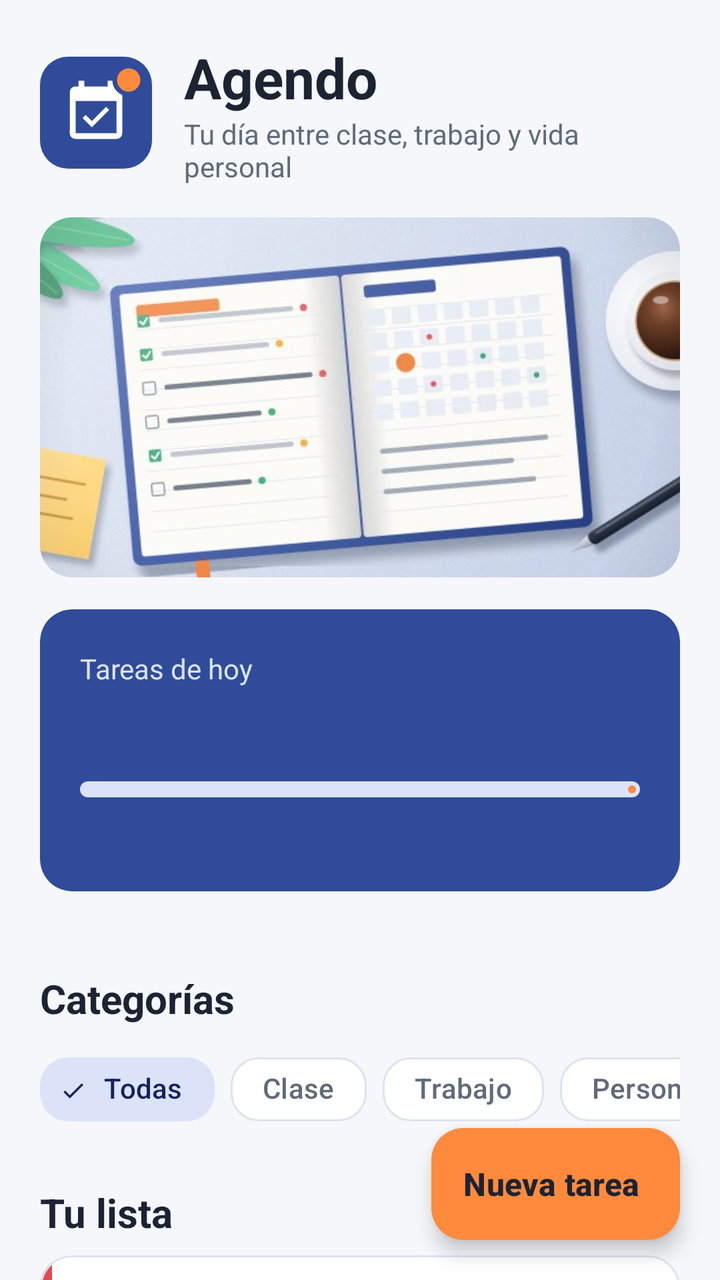
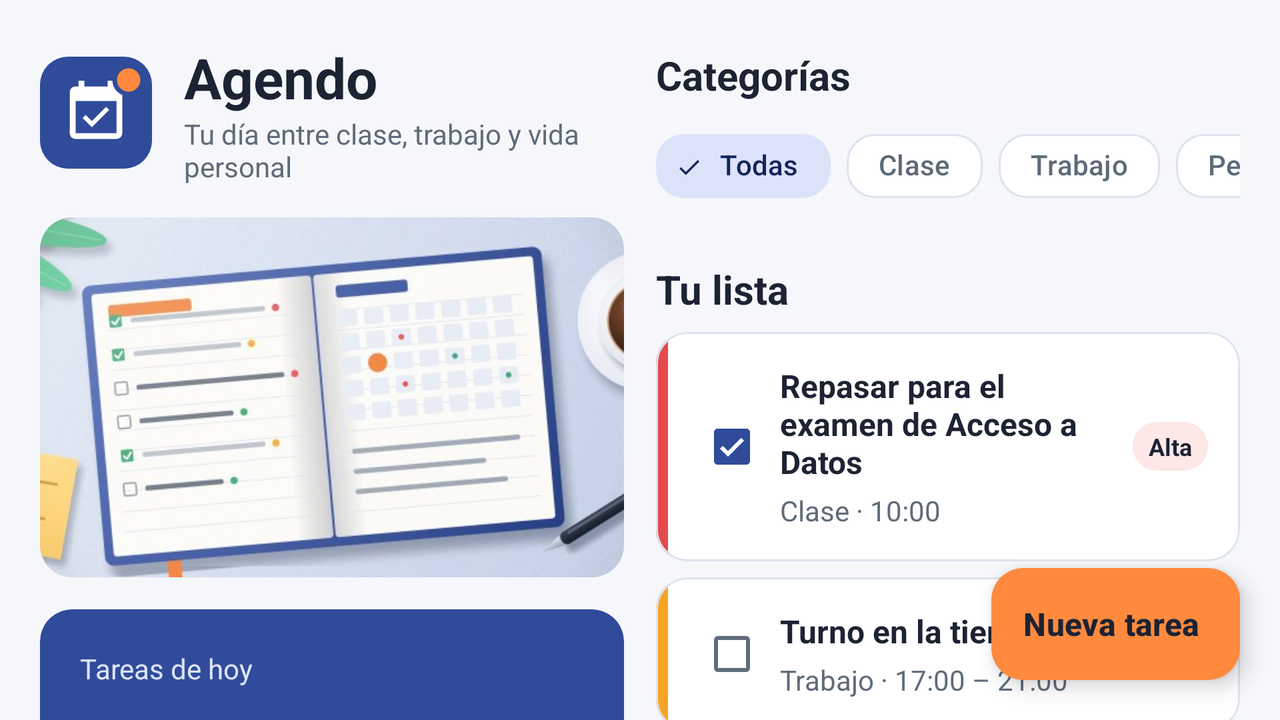

First picture: res/layout/ on a phone held upright. Second picture: the repository's own variant of that layout, on a device whose configuration matches the variant's folder. Source for both follows.
<!-- AndroidManifest.xml: application theme Theme.Agendo -->
<!-- res/layout/activity_main.xml -->
<?xml version="1.0" encoding="utf-8"?>
<androidx.coordinatorlayout.widget.CoordinatorLayout xmlns:android="http://schemas.android.com/apk/res/android"
    xmlns:app="http://schemas.android.com/apk/res-auto"
    xmlns:tools="http://schemas.android.com/tools"
    android:id="@+id/main"
    android:layout_width="match_parent"
    android:layout_height="match_parent"
    tools:context=".MainActivity">

    <androidx.core.widget.NestedScrollView
        android:layout_width="match_parent"
        android:layout_height="match_parent"
        android:clipToPadding="false"
        android:paddingBottom="@dimen/espacio_boton_flotante">

        <LinearLayout
            android:layout_width="match_parent"
            android:layout_height="wrap_content"
            android:orientation="vertical"
            android:padding="@dimen/margen_pantalla">

            <include layout="@layout/seccion_cabecera" />

            <include layout="@layout/seccion_tareas" />
        </LinearLayout>
    </androidx.core.widget.NestedScrollView>

    
    <com.google.android.material.floatingactionbutton.ExtendedFloatingActionButton
        android:id="@+id/botonNuevaTarea"
        style="@style/Agendo.BotonFlotante"
        android:layout_width="wrap_content"
        android:layout_height="wrap_content"
        android:layout_gravity="bottom|end"
        android:layout_margin="@dimen/margen_pantalla"
        android:text="@string/accion_nueva_tarea"
        app:icon="@drawable/ic_add" />

</androidx.coordinatorlayout.widget.CoordinatorLayout>
<!-- res/layout/seccion_cabecera.xml (included above) -->
<?xml version="1.0" encoding="utf-8"?>
<LinearLayout xmlns:android="http://schemas.android.com/apk/res/android"
    xmlns:app="http://schemas.android.com/apk/res-auto"
    xmlns:tools="http://schemas.android.com/tools"
    android:layout_width="match_parent"
    android:layout_height="wrap_content"
    android:orientation="vertical"
    tools:ignore="InefficientWeight">

    
    <LinearLayout
        android:layout_width="match_parent"
        android:layout_height="wrap_content"
        android:gravity="center_vertical"
        android:orientation="horizontal">

        <ImageView
            android:layout_width="@dimen/tamano_logo"
            android:layout_height="@dimen/tamano_logo"
            android:contentDescription="@string/descripcion_logo"
            android:src="@drawable/ic_logo_agendo" />

        <LinearLayout
            android:layout_width="@dimen/ancho_segun_peso"
            android:layout_height="wrap_content"
            android:layout_marginStart="@dimen/espacio_grande"
            android:layout_weight="1"
            android:orientation="vertical">

            <TextView
                style="@style/Agendo.Texto.TituloPantalla"
                android:layout_width="wrap_content"
                android:layout_height="wrap_content"
                android:text="@string/app_name" />

            <TextView
                style="@style/Agendo.Texto.Secundario"
                android:layout_width="wrap_content"
                android:layout_height="wrap_content"
                android:text="@string/eslogan" />
        </LinearLayout>
    </LinearLayout>

    
    <com.google.android.material.imageview.ShapeableImageView
        android:layout_width="match_parent"
        android:layout_height="@dimen/alto_cabecera"
        android:layout_marginTop="@dimen/espacio_grande"
        android:contentDescription="@string/descripcion_cabecera"
        android:scaleType="centerCrop"
        android:src="@drawable/cabecera_escritorio"
        app:shapeAppearanceOverlay="@style/Agendo.Forma.Redondeada" />

    
    <com.google.android.material.card.MaterialCardView
        style="@style/Agendo.Tarjeta.Resumen"
        android:layout_width="match_parent"
        android:layout_height="wrap_content"
        android:layout_marginTop="@dimen/espacio_grande">

        <LinearLayout
            android:layout_width="match_parent"
            android:layout_height="wrap_content"
            android:orientation="vertical"
            android:padding="@dimen/margen_pantalla">

            <TextView
                style="@style/Agendo.Texto.SobrePrimario.Detalle"
                android:layout_width="wrap_content"
                android:layout_height="wrap_content"
                android:text="@string/titulo_hoy" />

            <TextView
                android:id="@+id/textoPendientes"
                style="@style/Agendo.Texto.SobrePrimario"
                android:layout_width="wrap_content"
                android:layout_height="wrap_content"
                android:layout_marginTop="@dimen/espacio_pequeno" />

            <com.google.android.material.progressindicator.LinearProgressIndicator
                android:id="@+id/barraProgreso"
                style="@style/Agendo.BarraProgreso"
                android:layout_width="match_parent"
                android:layout_height="wrap_content"
                android:layout_marginTop="@dimen/espacio_grande" />

            <TextView
                android:id="@+id/textoProgreso"
                style="@style/Agendo.Texto.SobrePrimario.Detalle"
                android:layout_width="wrap_content"
                android:layout_height="wrap_content"
                android:layout_marginTop="@dimen/espacio_medio" />
        </LinearLayout>
    </com.google.android.material.card.MaterialCardView>
</LinearLayout>
<!-- res/layout/seccion_tareas.xml (included above) -->
<?xml version="1.0" encoding="utf-8"?>
<LinearLayout xmlns:android="http://schemas.android.com/apk/res/android"
    xmlns:app="http://schemas.android.com/apk/res-auto"
    xmlns:tools="http://schemas.android.com/tools"
    android:layout_width="match_parent"
    android:layout_height="wrap_content"
    android:orientation="vertical"
    tools:ignore="InefficientWeight">

    
    <TextView
        style="@style/Agendo.Texto.Seccion"
        android:layout_width="wrap_content"
        android:layout_height="wrap_content"
        android:text="@string/seccion_categorias" />

    <HorizontalScrollView
        android:layout_width="match_parent"
        android:layout_height="wrap_content"
        android:scrollbars="none">

        <com.google.android.material.chip.ChipGroup
            android:id="@+id/grupoCategorias"
            android:layout_width="wrap_content"
            android:layout_height="wrap_content"
            app:checkedChip="@id/chipTodas"
            app:selectionRequired="true"
            app:singleLine="true"
            app:singleSelection="true">

            <com.google.android.material.chip.Chip
                android:id="@+id/chipTodas"
                style="@style/Agendo.Chip"
                android:layout_width="wrap_content"
                android:layout_height="wrap_content"
                android:text="@string/categoria_todas" />

            <com.google.android.material.chip.Chip
                android:id="@+id/chipClase"
                style="@style/Agendo.Chip"
                android:layout_width="wrap_content"
                android:layout_height="wrap_content"
                android:text="@string/categoria_clase" />

            <com.google.android.material.chip.Chip
                android:id="@+id/chipTrabajo"
                style="@style/Agendo.Chip"
                android:layout_width="wrap_content"
                android:layout_height="wrap_content"
                android:text="@string/categoria_trabajo" />

            <com.google.android.material.chip.Chip
                android:id="@+id/chipPersonal"
                style="@style/Agendo.Chip"
                android:layout_width="wrap_content"
                android:layout_height="wrap_content"
                android:text="@string/categoria_personal" />
        </com.google.android.material.chip.ChipGroup>
    </HorizontalScrollView>

    
    <TextView
        style="@style/Agendo.Texto.Seccion"
        android:layout_width="wrap_content"
        android:layout_height="wrap_content"
        android:text="@string/seccion_tareas" />

    
    <com.google.android.material.card.MaterialCardView
        android:id="@+id/tarjetaTarea1"
        style="@style/Agendo.Tarjeta"
        android:layout_width="match_parent"
        android:layout_height="wrap_content">

        <LinearLayout
            android:layout_width="match_parent"
            android:layout_height="wrap_content"
            android:gravity="center_vertical"
            android:orientation="horizontal">

            <View style="@style/Agendo.MarcaPrioridad.Alta" />

            <CheckBox
                android:id="@+id/casillaTarea1"
                android:layout_width="wrap_content"
                android:layout_height="wrap_content"
                android:layout_marginStart="@dimen/espacio_medio"
                android:checked="true"
                android:contentDescription="@string/tarea_1_titulo" />

            <LinearLayout
                android:layout_width="@dimen/ancho_segun_peso"
                android:layout_height="wrap_content"
                android:layout_weight="1"
                android:orientation="vertical"
                android:paddingTop="@dimen/espacio_grande"
                android:paddingBottom="@dimen/espacio_grande">

                <TextView
                    android:id="@+id/tituloTarea1"
                    style="@style/Agendo.Texto.TituloTarea"
                    android:layout_width="wrap_content"
                    android:layout_height="wrap_content"
                    android:text="@string/tarea_1_titulo" />

                <TextView
                    style="@style/Agendo.Texto.Secundario"
                    android:layout_width="wrap_content"
                    android:layout_height="wrap_content"
                    android:layout_marginTop="@dimen/espacio_pequeno"
                    android:text="@string/tarea_1_detalle" />
            </LinearLayout>

            <TextView
                style="@style/Agendo.Texto.Etiqueta.Alta"
                android:layout_width="wrap_content"
                android:layout_height="wrap_content"
                android:layout_marginStart="@dimen/espacio_medio"
                android:layout_marginEnd="@dimen/espacio_grande"
                android:text="@string/prioridad_alta" />
        </LinearLayout>
    </com.google.android.material.card.MaterialCardView>

    
    <com.google.android.material.card.MaterialCardView
        android:id="@+id/tarjetaTarea2"
        style="@style/Agendo.Tarjeta"
        android:layout_width="match_parent"
        android:layout_height="wrap_content">

        <LinearLayout
            android:layout_width="match_parent"
            android:layout_height="wrap_content"
            android:gravity="center_vertical"
            android:orientation="horizontal">

            <View style="@style/Agendo.MarcaPrioridad.Media" />

            <CheckBox
                android:id="@+id/casillaTarea2"
                android:layout_width="wrap_content"
                android:layout_height="wrap_content"
                android:layout_marginStart="@dimen/espacio_medio"
                android:contentDescription="@string/tarea_2_titulo" />

            <LinearLayout
                android:layout_width="@dimen/ancho_segun_peso"
                android:layout_height="wrap_content"
                android:layout_weight="1"
                android:orientation="vertical"
                android:paddingTop="@dimen/espacio_grande"
                android:paddingBottom="@dimen/espacio_grande">

                <TextView
                    android:id="@+id/tituloTarea2"
                    style="@style/Agendo.Texto.TituloTarea"
                    android:layout_width="wrap_content"
                    android:layout_height="wrap_content"
                    android:text="@string/tarea_2_titulo" />

                <TextView
                    style="@style/Agendo.Texto.Secundario"
                    android:layout_width="wrap_content"
                    android:layout_height="wrap_content"
                    android:layout_marginTop="@dimen/espacio_pequeno"
                    android:text="@string/tarea_2_detalle" />
            </LinearLayout>

            <TextView
                style="@style/Agendo.Texto.Etiqueta.Media"
                android:layout_width="wrap_content"
                android:layout_height="wrap_content"
                android:layout_marginStart="@dimen/espacio_medio"
                android:layout_marginEnd="@dimen/espacio_grande"
                android:text="@string/prioridad_media" />
        </LinearLayout>
    </com.google.android.material.card.MaterialCardView>

    
    <com.google.android.material.card.MaterialCardView
        android:id="@+id/tarjetaTarea3"
        style="@style/Agendo.Tarjeta"
        android:layout_width="match_parent"
        android:layout_height="wrap_content">

        <LinearLayout
            android:layout_width="match_parent"
            android:layout_height="wrap_content"
            android:gravity="center_vertical"
            android:orientation="horizontal">

            <View style="@style/Agendo.MarcaPrioridad.Baja" />

            <CheckBox
                android:id="@+id/casillaTarea3"
                android:layout_width="wrap_content"
                android:layout_height="wrap_content"
                android:layout_marginStart="@dimen/espacio_medio"
                android:contentDescription="@string/tarea_3_titulo" />

            <LinearLayout
                android:layout_width="@dimen/ancho_segun_peso"
                android:layout_height="wrap_content"
                android:layout_weight="1"
                android:orientation="vertical"
                android:paddingTop="@dimen/espacio_grande"
                android:paddingBottom="@dimen/espacio_grande">

                <TextView
                    android:id="@+id/tituloTarea3"
                    style="@style/Agendo.Texto.TituloTarea"
                    android:layout_width="wrap_content"
                    android:layout_height="wrap_content"
                    android:text="@string/tarea_3_titulo" />

                <TextView
                    style="@style/Agendo.Texto.Secundario"
                    android:layout_width="wrap_content"
                    android:layout_height="wrap_content"
                    android:layout_marginTop="@dimen/espacio_pequeno"
                    android:text="@string/tarea_3_detalle" />
            </LinearLayout>

            <TextView
                style="@style/Agendo.Texto.Etiqueta.Baja"
                android:layout_width="wrap_content"
                android:layout_height="wrap_content"
                android:layout_marginStart="@dimen/espacio_medio"
                android:layout_marginEnd="@dimen/espacio_grande"
                android:text="@string/prioridad_baja" />
        </LinearLayout>
    </com.google.android.material.card.MaterialCardView>

    
    <com.google.android.material.card.MaterialCardView
        android:id="@+id/tarjetaTarea4"
        style="@style/Agendo.Tarjeta"
        android:layout_width="match_parent"
        android:layout_height="wrap_content">

        <LinearLayout
            android:layout_width="match_parent"
            android:layout_height="wrap_content"
            android:gravity="center_vertical"
            android:orientation="horizontal">

            <View style="@style/Agendo.MarcaPrioridad.Alta" />

            <CheckBox
                android:id="@+id/casillaTarea4"
                android:layout_width="wrap_content"
                android:layout_height="wrap_content"
                android:layout_marginStart="@dimen/espacio_medio"
                android:contentDescription="@string/tarea_4_titulo" />

            <LinearLayout
                android:layout_width="@dimen/ancho_segun_peso"
                android:layout_height="wrap_content"
                android:layout_weight="1"
                android:orientation="vertical"
                android:paddingTop="@dimen/espacio_grande"
                android:paddingBottom="@dimen/espacio_grande">

                <TextView
                    android:id="@+id/tituloTarea4"
                    style="@style/Agendo.Texto.TituloTarea"
                    android:layout_width="wrap_content"
                    android:layout_height="wrap_content"
                    android:text="@string/tarea_4_titulo" />

                <TextView
                    style="@style/Agendo.Texto.Secundario"
                    android:layout_width="wrap_content"
                    android:layout_height="wrap_content"
                    android:layout_marginTop="@dimen/espacio_pequeno"
                    android:text="@string/tarea_4_detalle" />
            </LinearLayout>

            <TextView
                style="@style/Agendo.Texto.Etiqueta.Alta"
                android:layout_width="wrap_content"
                android:layout_height="wrap_content"
                android:layout_marginStart="@dimen/espacio_medio"
                android:layout_marginEnd="@dimen/espacio_grande"
                android:text="@string/prioridad_alta" />
        </LinearLayout>
    </com.google.android.material.card.MaterialCardView>
</LinearLayout>
<!-- resources referenced by this layout -->
<resources>
  <dimen name="alto_cabecera">180dp</dimen>
  <dimen name="ancho_segun_peso">0dp</dimen>
  <dimen name="espacio_boton_flotante">96dp</dimen>
  <dimen name="espacio_grande">16dp</dimen>
  <dimen name="espacio_medio">8dp</dimen>
  <dimen name="espacio_pequeno">4dp</dimen>
  <dimen name="margen_pantalla">20dp</dimen>
  <dimen name="tamano_logo">56dp</dimen>
  <string name="accion_nueva_tarea">Nueva tarea</string>
  <string name="app_name" translatable="false">Agendo</string>
  <string name="categoria_clase">Clase</string>
  <string name="categoria_personal">Personal</string>
  <string name="categoria_todas">Todas</string>
  <string name="categoria_trabajo">Trabajo</string>
  <string name="descripcion_cabecera">Escritorio con una agenda abierta</string>
  <string name="descripcion_logo">Logotipo de Agendo</string>
  <string name="eslogan">Tu día entre clase, trabajo y vida personal</string>
  <string name="prioridad_alta">Alta</string>
  <string name="prioridad_baja">Baja</string>
  <string name="prioridad_media">Media</string>
  <string name="seccion_categorias">Categorías</string>
  <string name="seccion_tareas">Tu lista</string>
  <string name="tarea_1_detalle">Clase · 10:00</string>
  <string name="tarea_1_titulo">Repasar para el examen de Acceso a Datos</string>
  <string name="tarea_2_detalle">Trabajo · 17:00 – 21:00</string>
  <string name="tarea_2_titulo">Turno en la tienda</string>
  <string name="tarea_3_detalle">Personal · 21:30</string>
  <string name="tarea_3_titulo">Ir al gimnasio</string>
  <string name="tarea_4_detalle">Clase · 23:59</string>
  <string name="tarea_4_titulo">Entregar la práctica de PMDM</string>
  <string name="titulo_hoy">Tareas de hoy</string>
  <style name="Agendo.MarcaPrioridad.Alta">
          <item name="android:background">@color/color_prioridad_alta</item>
      </style>
  <style name="Agendo.MarcaPrioridad.Baja">
          <item name="android:background">@color/color_prioridad_baja</item>
      </style>
  <style name="Agendo.MarcaPrioridad.Media">
          <item name="android:background">@color/color_prioridad_media</item>
      </style>
  <style name="Agendo.Texto.Etiqueta.Alta">
          <item name="android:backgroundTint">@color/color_prioridad_alta_fondo</item>
      </style>
  <style name="Agendo.Texto.Etiqueta.Baja">
          <item name="android:backgroundTint">@color/color_prioridad_baja_fondo</item>
      </style>
  <style name="Agendo.Texto.TituloTarea">
          <item name="android:textStyle">bold</item>
      </style>
  <style name="Theme.Agendo" parent="Base.Theme.Agendo" />
  <color name="color_primario">#FF2F4B9A</color>
  <color name="color_sobre_primario">#FFFFFFFF</color>
  <color name="color_acento">#FFFF8A3D</color>
  <dimen name="alto_barra_progreso">8dp</dimen>
  <color name="color_primario_contenedor">#FFDCE3F9</color>
  <color name="color_sobre_acento">#FF1C2333</color>
  <dimen name="texto_cuerpo">16sp</dimen>
  <dimen name="texto_secundario">14sp</dimen>
  <dimen name="radio_boton">14dp</dimen>
  <dimen name="radio_tarjeta">16dp</dimen>
  <color name="color_prioridad_alta">#FFE5484D</color>
  <color name="color_prioridad_baja">#FF30A46C</color>
  <color name="color_prioridad_media">#FFF5A524</color>
  <color name="color_superficie">#FFFFFFFF</color>
  <color name="color_borde">#FFDDE3EE</color>
  <dimen name="borde_tarjeta">1dp</dimen>
  <dimen name="sin_borde">0dp</dimen>
  <color name="color_prioridad_alta_fondo">#FFFDE7E7</color>
  <color name="color_prioridad_baja_fondo">#FFE2F4EA</color>
  <color name="color_prioridad_media_fondo">#FFFEF1D8</color>
  <dimen name="texto_titulo">20sp</dimen>
  <dimen name="espacio_extra">24dp</dimen>
  <color name="color_texto_secundario">#FF5F6B7A</color>
  <dimen name="texto_titulo_grande">28sp</dimen>
  <color name="color_sobre_primario_contenedor">#FF14245A</color>
  <color name="color_fondo">#FFF5F7FB</color>
  <color name="color_texto_principal">#FF1C2333</color>
  <color name="color_superficie_variante">#FFE8ECF4</color>
  <!-- some entries are left out for length -->
</resources>
<!-- res/layout-land/activity_main.xml (the repository's variant of the layout above) -->
<!-- drawn on the phone turned sideways -->
<?xml version="1.0" encoding="utf-8"?>
<androidx.coordinatorlayout.widget.CoordinatorLayout xmlns:android="http://schemas.android.com/apk/res/android"
    xmlns:app="http://schemas.android.com/apk/res-auto"
    xmlns:tools="http://schemas.android.com/tools"
    android:id="@+id/main"
    android:layout_width="match_parent"
    android:layout_height="match_parent"
    tools:context=".MainActivity"
    tools:ignore="InefficientWeight">

    <LinearLayout
        android:layout_width="match_parent"
        android:layout_height="match_parent"
        android:baselineAligned="false"
        android:orientation="horizontal">

        <androidx.core.widget.NestedScrollView
            android:layout_width="@dimen/ancho_segun_peso"
            android:layout_height="match_parent"
            android:layout_weight="1"
            android:clipToPadding="false"
            android:paddingStart="@dimen/margen_pantalla"
            android:paddingTop="@dimen/margen_pantalla"
            android:paddingEnd="@dimen/espacio_medio"
            android:paddingBottom="@dimen/margen_pantalla">

            <include layout="@layout/seccion_cabecera" />
        </androidx.core.widget.NestedScrollView>

        <androidx.core.widget.NestedScrollView
            android:layout_width="@dimen/ancho_segun_peso"
            android:layout_height="match_parent"
            android:layout_weight="1"
            android:clipToPadding="false"
            android:paddingStart="@dimen/espacio_medio"
            android:paddingEnd="@dimen/margen_pantalla"
            android:paddingBottom="@dimen/espacio_boton_flotante">

            <include layout="@layout/seccion_tareas" />
        </androidx.core.widget.NestedScrollView>
    </LinearLayout>

    
    <com.google.android.material.floatingactionbutton.ExtendedFloatingActionButton
        android:id="@+id/botonNuevaTarea"
        style="@style/Agendo.BotonFlotante"
        android:layout_width="wrap_content"
        android:layout_height="wrap_content"
        android:layout_gravity="bottom|end"
        android:layout_margin="@dimen/margen_pantalla"
        android:text="@string/accion_nueva_tarea"
        app:icon="@drawable/ic_add" />

</androidx.coordinatorlayout.widget.CoordinatorLayout>
